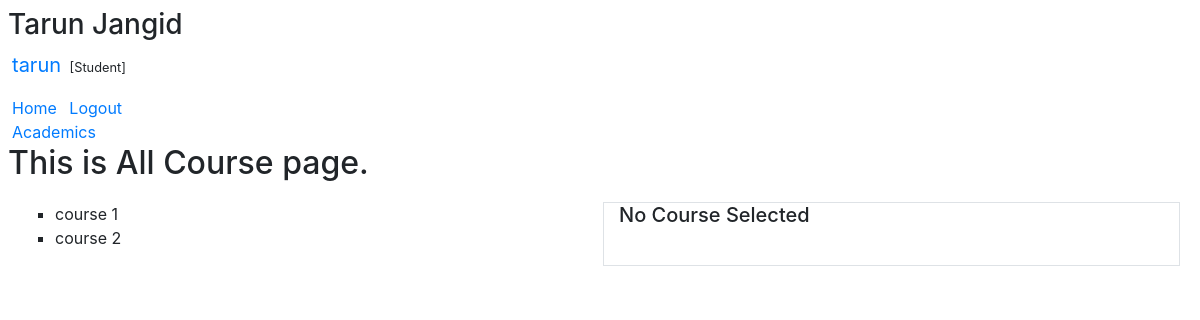
The page /all_courses (signed in) on the database its author committed.
### app/models.py (models this page shows, shortened)
class User(AbstractUser):
    pass

class Course(models.Model):
    user = models.ManyToManyField(User)
    title = models.CharField(max_length=64)
    course_code = models.CharField(max_length=8)
    grade = models.PositiveIntegerField()
    credit = models.PositiveIntegerField()
    elective_type_choices = {
    }
    elective_type = models.CharField(max_length=64, choices=elective_type_choices)

### app/views.py (the view)
# urls.py: path('all_courses', views.all_course_view, name='all_courses'),
def all_course_view(req):
    courses = Course.objects.all()
    return render(req, 'app/all_course.html', {
        'courses': courses
    })

### app/templates/app/all_course.html (shortened to what this page needs)
{% extends 'app/layout.html' %}
{% block body %}
    <div>
        <a href="{% url 'academics' %}">Academics</a>
    </div>
    <h2>This is All Course page.</h2>
    <div class="row m-2">
        <div class="col m-1">
            <ul style="list-style-type:square">
                {% for course in courses %}
                <div>
                    <li>{{ course.title }}</li>
                </div>
                {% empty %}
                <h4 style="color: orange;">No courses!</h4>
                {% endfor %}
            </ul>
        </div>
        <div class="col m-1 border">
            {% if selected_course.description %}
                {{ selected_course.description }}
            {% else %}
                <h5>No Course Selected</h5>
            {% endif %}
        </div>
    </div>
{% endblock %}

### app/templates/app/layout.html (shortened to what this page needs)
{% load static %}
<!DOCTYPE html>
<html lang="en">
<head>
    <link rel="stylesheet" href="https://stackpath.bootstrapcdn.com/bootstrap/4.4.1/css/bootstrap.min.css">
    <link rel="stylesheet" href="{% static 'app/style.css' %}">
</head>
<body>
    <div>
        {%if user.is_authenticated %}
            <h3>{{ user.first_name }} {{ user.last_name }}</h3>
            <p>
            <a href="#" style="font-size: 20px;">{{ user.username }}</a>
                {% if user.is_staff %}
                <small>[Faculty]</small>
                {% else %}
                <small>[Student]</small>
                {% endif %}
            </p>
            <a href="{% url 'index' %}">Home</a>
            <a href="{% url 'logout' %}">Logout</a>
        {% else %}
            <a href="{% url 'login' %}">Login</a> |
            <a href="{% url 'register' %}">Student Register</a> |
            <a href="{% url 'fac_register' %}">Faculty Register</a>
        {% endif %}
    </div>
    {% block body %}
    {% endblock %}
</body>
</html>

### app/static/app/style.css (style rules this page uses)
body { padding: 8px; }
a:link { margin: 0px 4px; }
ul { padding-inline-start: 20px; }

### rows shown on the page
User: first_name "Tarun", last_name "Jangid", username "tarun"
Course: title "course 1"
Course: title "course 2"
